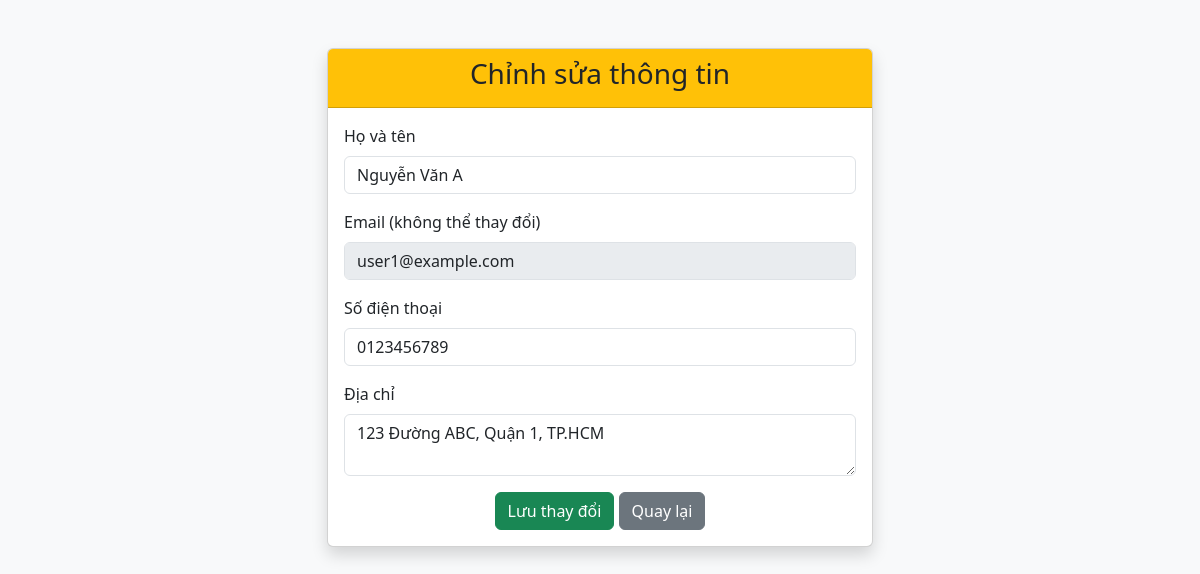
Screenshot of /edit_profile.php (signed in) with the database file from the repository.
### tables this page shows
CREATE TABLE `users` (
  `id` int(11) NOT NULL,
  `username` varchar(50) NOT NULL,
  `email` varchar(100) NOT NULL,
  `password` varchar(255) NOT NULL,
  `full_name` varchar(100) NOT NULL,
  `phone` varchar(20) DEFAULT NULL,
  `address` text DEFAULT NULL,
  `role` enum('admin','user') DEFAULT 'user',
  `status` enum('active','inactive') DEFAULT 'active',
  `created_at` timestamp NOT NULL DEFAULT current_timestamp(),
  `updated_at` timestamp NOT NULL DEFAULT current_timestamp() ON UPDATE current_timestamp()
);

### edit_profile.php (the view, shortened to what this page needs)
<?php
require_once 'config/database.php';
$email = $_SESSION['email'];
try {
    $stmt = $conn->prepare("SELECT * FROM users WHERE email = :email");
    $stmt->bindParam(':email', $email, PDO::PARAM_STR);
    $stmt->execute();
    $user = $stmt->fetch(PDO::FETCH_ASSOC);
} catch (PDOException $e) {
    die("Lỗi: " . $e->getMessage());
}
?>
<!DOCTYPE html>
<html lang="vi">
<head>
  <link href="https://cdn.jsdelivr.net/npm/bootstrap@5.3.0/dist/css/bootstrap.min.css" rel="stylesheet">
</head>
<body class="bg-light">
<div class="container py-5">
  <div class="row justify-content-center">
    <div class="col-md-6">
      <div class="card shadow">
        <div class="card-header bg-warning text-dark text-center">
          <h3>Chỉnh sửa thông tin</h3>
        </div>
        <?php if (!empty($user)): ?>
        <div class="card-body">
          <form action="update_profile.php" method="POST">
            <div class="mb-3">
              <label for="fullname" class="form-label">Họ và tên</label>
              <input type="text" name="fullname" class="form-control" value="<?= htmlspecialchars($user['full_name']) ?>" required>
            </div>
            <div class="mb-3">
              <label for="email" class="form-label">Email (không thể thay đổi)</label>
              <input type="email" class="form-control" value="<?= htmlspecialchars($user['email']) ?>" disabled>
            </div>
            <div class="mb-3">
              <label for="phone" class="form-label">Số điện thoại</label>
              <input type="text" name="phone" class="form-control" value="<?= htmlspecialchars($user['phone']) ?>">
            </div>
            <div class="mb-3">
              <label for="address" class="form-label">Địa chỉ</label>
              <textarea name="address" class="form-control"><?= htmlspecialchars($user['address']) ?></textarea>
            </div>
            <div class="text-center">
              <button type="submit" class="btn btn-success">Lưu thay đổi</button>
              <a href="profile.php" class="btn btn-secondary">Quay lại</a>
            </div>
          </form>
        </div>
        <?php else: ?>
        <div class="card-body text-center">
          <p class="text-danger">Không tìm thấy thông tin người dùng.</p>
        </div>
        <?php endif; ?>
      </div>
    </div>
  </div>
</div>
</body>
</html>

### rows the page displays
users: fullname "Nguyễn Văn A", email "user1@example.com", phone "0123456789", address "123 Đường ABC, Quận 1, TP.HCM"
